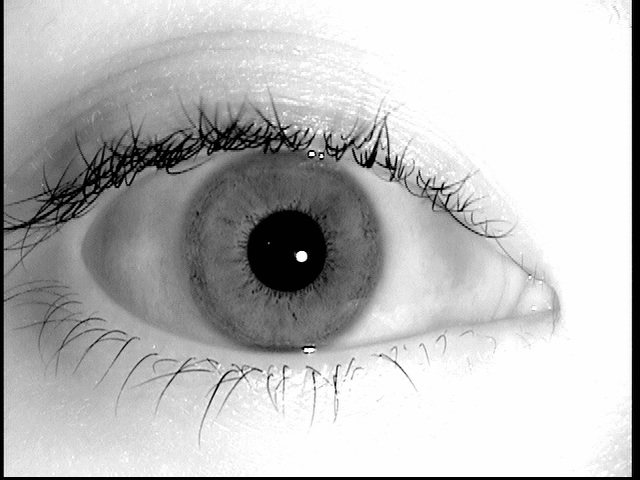
%> input picture Iris Recognition/iris3.jpg, 640 x 480 px
$ octave --eval "ExtractIris;"   (GNU Octave 9; MATLAB toolbox functions it lacks are replaced by stand-ins)
%> lines starting %> are read from the running program, lines starting %| are printed output that depends on the picture; in (x1, y1, x2, y2) boxes, pixels count from 0 and x2, y2 are one past the last pixel; in counts of white or black regions, pixels touching at a corner belong together; the program's own positions count from 1
%> in ExtractIris, I is the input picture: size 480x640x3 uint8; min 0, max 255, mean 188.1
### Iris Recognition/createCirclesMask.m
function mask = createCirclesMask(varargin)
%xDim,yDim,centers,radii)
% Create a binary mask from circle centers and radii
%
% SYNTAX:
% mask = createCirclesMask([xDim,yDim],centers,radii);
% OR
% mask = createCirclesMask(I,centers,radii);
%
% INPUTS:
% [XDIM, YDIM]   A 1x2 vector indicating the size of the desired
%                mask, as returned by [xDim,yDim,~] = size(img);
%
% I              As an alternate to specifying the size of the mask
%                (as above), you may specify an input image, I,  from which
%                size metrics are to be determined.
%
% CENTERS        An m x 2 vector of [x, y] coordinates of circle centers
%
% RADII          An m x 1 vector of circle radii
%
% OUTPUTS:
% MASK           A logical mask of size [xDim,yDim], true where the circles
%                are indicated, false elsewhere.
%
%%% EXAMPLE 1:
% [13 lines of commented-out code are left out]
%%% EXAMPLE 2:
%   % Note: Mask creation is the same as in Example 1, but the image is
%   % passed in, rather than the size of the image.
%
%   img = imread('coins.png');
%   [centers,radii] = imfindcircles(img,[20 30],...
%      'Sensitivity',0.8500,...
%      'EdgeThreshold',0.30,...
%      'Method','PhaseCode',...
%      'ObjectPolarity','Bright');
%   mask = createCirclesMask(size(img),centers,radii);
%
% See Also: imfindcircles, viscircles, CircleFinder
%
% Brett Shoelson, PhD
% 9/22/2014
% Comments, suggestions welcome: brett.shoelson@mathworks.com
% Copyright 2014 The MathWorks, Inc.


narginchk(3,3)
if numel(varargin{1}) == 2
	% SIZE specified
	xDim = varargin{1}(1);
	yDim = varargin{1}(2);
else
	% IMAGE specified
	xDim = size(varargin{1},1);
%> xDim = 480
        yDim = size(varargin{1},2);
%> yDim = 640
end
centers = varargin{2};
%> centers = [283 241]
radii = varargin{3};
%> radii = 30
xc = centers(:,1);
%> xc = 283
yc = centers(:,2);
%> yc = 241
[xx,yy] = meshgrid(1:yDim,1:xDim);
mask = false(xDim,yDim);
%> mask: size 480x640 logical; every value is 0
for ii = 1:numel(radii)
	mask = mask | hypot(xx - xc(ii), yy - yc(ii)) <= radii(ii);
end
%> this loop made 1 pass
%> pass 1, in createCirclesMask, `mask = mask | hypot(xx - xc(ii), yy - yc(ii)) <= radii(ii);`:
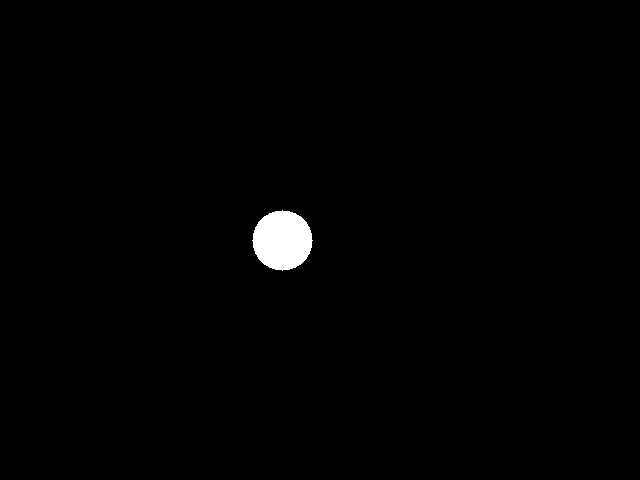
%> mask: size 480x640 logical; 0.92% white; 1 white region, box (x1, y1, x2, y2) and area: (252, 210, 313, 271) 2821

### Iris Recognition/ExtractIris.m
function [] = ExtractIris()
    % Demo of "Region Based Active Contours"
    %
    % Example:
    % seg_demo
    %
    % Coded by: Shawn Lankton (www.shawnlankton.com)
    I = imread('iris3.jpg');  %-- load the image
    % [5 lines of commented-out code are left out]
    subplot(3,2,1); imshow(I); title('Main Image');
    %c = ginput(1)
    c = [283,241];
    radii =30;
    m = createCirclesMask(I, c, radii);
    %subplot(2,2,2); imshow(m); title('Starting point of the mask');
    subplot(3,2,2); title('Segmentation');
%> (the run ends here)
